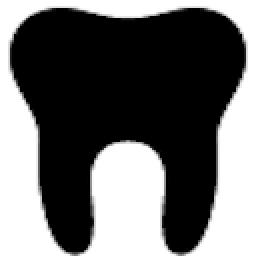
#> input picture optimal_transport/tooth.png, 128 x 128 px (shown 2 times larger)
$ python plot_free_support_barycenter.py
#> lines starting #> are read from the running program, lines starting #| are printed output that depends on the picture
# -*- coding: utf-8 -*-
"""
========================================================
2D free support Wasserstein barycenters of distributions
========================================================

Illustration of 2D Wasserstein barycenters if distributions are weighted
sum of diracs.

"""

# Authors: Vivien Seguy <vivien.seguy@iip.ist.i.kyoto-u.ac.jp>
#          Rémi Flamary <remi.flamary@polytechnique.edu>
#
# License: MIT License

# sphinx_gallery_thumbnail_number = 2

import numpy as np
import matplotlib.pylab as pl
import ot


# %%
# Generate data
# -------------

N = 2
d = 2

I1 = pl.imread('./tooth.png').astype(np.float64)[::4, ::4, 2]
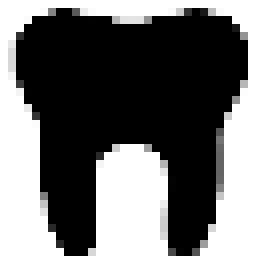
#> I1: shape (32, 32) float64 (shown 8 times larger); min 0, max 1, mean 0.412
I2 = pl.imread('./duck.png').astype(np.float64)[::4, ::4, 2]
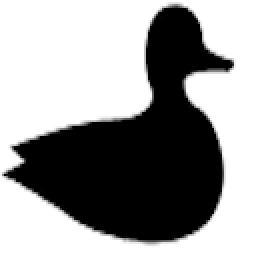
#> input picture optimal_transport/duck.png, 128 x 128 px (shown 2 times larger)
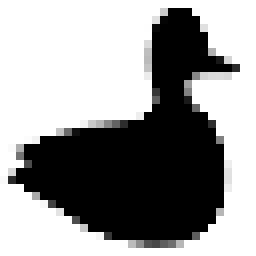
#> I2: shape (32, 32) float64 (shown 8 times larger); min 0, max 1, mean 0.599

sz = I2.shape[0]
#> sz = 32
XX, YY = np.meshgrid(np.arange(sz), np.arange(sz))

x1 = np.stack((XX[I1 == 0], YY[I1 == 0]), 1) * 1.0
#> x1 = 573 pairs, first value 2 to 30, second value 1 to 31
x2 = np.stack((XX[I2 == 0] + 80, -YY[I2 == 0] + 32), 1) * 1.0
#> x2 = 382 pairs, first value 82 to 108, second value 3 to 31
x3 = np.stack((XX[I2 == 0], -YY[I2 == 0] + 32), 1) * 1.0
#> x3 = 382 pairs, first value 2 to 28, second value 3 to 31

measures_locations = [x1, x2]
#> measures_locations = 2 point arrays, longest 573 points
#> (the run stopped early here; a loop or call above may not have finished)
